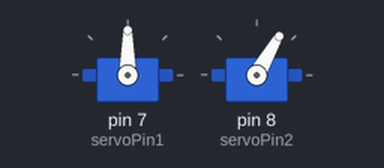
A sketch run on a simulated Arduino Uno, built with avr-gcc and run on an emulated ATmega328P. Parts: 2 × servo. What the sketch prints to the serial monitor is not drawn.

Above: at 0.05 s.
At 0.6 s:
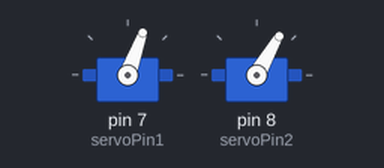
At 1.2 s:
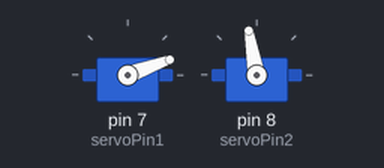
At 2.4 s:
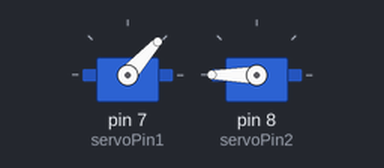
Timing chart, 0 to 5.5 s (numbered marks = the images above):
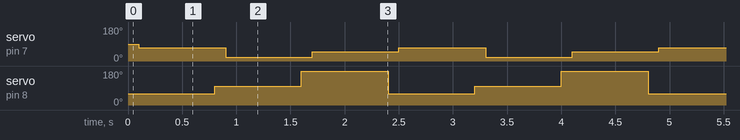

The sketch:

ArmCrawler.ino
```cpp
/*
Conner Hunihan
Gabe Nicholas

Crawler Arm
Tangible User Interface
UC Berkeley School of Information
Fall 2017

adapted from "http://itp.nyu.edu/physcomp/Labs/Servo"
Shout out to StackOverflow for the getValue() help
https://arduino.stackexchange.com/questions/1013/how-do-i-split-an-incoming-string
 */

#include <Servo.h>

int servoPin1 = 7; // pin for the servo motor
int servoPin2 = 8; // pin for the servo motor

Servo myservo1;    // create servo object to control a servo
Servo myservo2;    // create servo object to control a servo
int pos1;     // the position we want to move servo1 to
int pos2;     // the position we want to move servo2 to

String val;          // variable used to store data from serial port

void setup() {
  myservo1.attach(servoPin1); // attaches the servo on pin servoPin to the servo object
  myservo2.attach(servoPin2); // attaches the servo on pin servoPin to the servo object
  Serial.begin(9600);
  Serial.println("Servo control program ready");
}

// Shout out to StackOverflow for this one
// https://arduino.stackexchange.com/questions/1013/how-do-i-split-an-incoming-string
String getValue(String data, char separator, int index)
{
    int found = 0;
    int strIndex[] = { 0, -1 };
    int maxIndex = data.length() - 1;

    for (int i = 0; i <= maxIndex && found <= index; i++) {
        if (data.charAt(i) == separator || i == maxIndex) {
            found++;
            strIndex[0] = strIndex[1] + 1;
            strIndex[1] = (i == maxIndex) ? i+1 : i;
        }
    }
    return found > index ? data.substring(strIndex[0], strIndex[1]) : "";
}


void loop() {
  movement();
//  debug();
}

void movement() {
  int up[] = {70, 60};
  int extend[] = {20, 100};
  int pull[] = {48, 180};

  int i = 0;
  int delayVal = 100;
  while (true) {
    if (i == 0) {
      myservo2.write(up[1]);
      delay(delayVal);
      myservo1.write(up[0]);
    } else if (i == 1) {
      myservo2.write(extend[1]);
      delay(delayVal);
      myservo1.write(extend[0]);
    } else if (i == 2) {
      myservo2.write(pull[1]);
      delay(delayVal);
      myservo1.write(pull[0]);
    }
    i = (i+1)%3;
    delay(700);
  }


}


void debug() {
   while (Serial.available()) {
    val = Serial.readString();
    if (val != "" ) {
      Serial.println();Serial.println();

      pos1 = getValue(val, '.', 0).toInt();
      pos2 = getValue(val, '.', 1).toInt();
      Serial.print("pos1 = ");Serial.println(pos1);
      Serial.print("pos2 = ");Serial.println(pos2);

      // tell the servo to go to the position
      myservo2.write(pos2);
      myservo1.write(pos1);

      // wait a few milliseconds so we don't overload the servo with too many commands all at once
      delay(15);
    }
  }
}
```

Measured:
- by itself, servo on pin 7 (servoPin1): repeats every 2.4 s: 20° 0.80 s, 48° 0.80 s, 70° 0.80 s
- by itself, servo on pin 8 (servoPin2): repeats every 2.4 s: 180° 0.80 s, 60° 0.80 s, 100° 0.80 s
